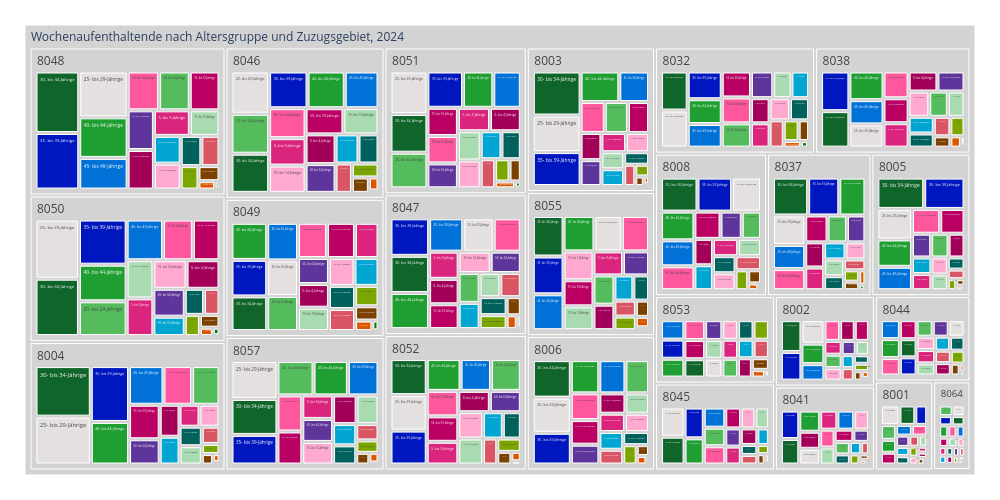

Write notebook code for a chart like this one.
### Code cell
treeMap3= mypy_dv.plot_px_treemap(
    data=myTM2.reset_index()
    ,levels=['PLZ','AlterV05Lang',]
    ,values="AnzBestWir"
    ,color="AlterV05Lang"
    #, color_continuous_scale='Blues'
    ,color_discrete_map=farben_dict_zc
    ,height=500
    ,width=1000             
    #,margin_val_bottom=25
    ,myHeaderTitle="Wochenaufenthaltende nach Altersgruppe und Zuzugsgebiet, "+data_max_date
)
treeMap3

### Figure 1 — Plotly figure (JSON) as saved in the notebook; plotly's stock layout.template omitted (floating-point values rounded to 4 significant figures; data arrays with more than 128 entries replaced by an {"elided": "..."} marker saying what was removed)
{"data": [{"branchvalues": "total", "customdata": {"elided": "548x1 str values"}, "domain": {"x": [0, 1], "y": [0, 1]}, "hovertemplate": "%{label}<br><br>Anzahl:<br>%{value}<extra></extra>", "ids": {"elided": "548 str values"}, "labels": {"elided": "548 str values"}, "marker": {"colors": {"elided": "548 str values"}}, "name": "", "parents": {"elided": "548 str values"}, "root": {"color": "grey"}, "type": "treemap", "values": {"elided": "548 int values"}}], "layout": {"height": 500, "legend": {"tracegroupgap": 0}, "margin": {"b": 25, "l": 25, "r": 25, "t": 25}, "width": 1000}}
